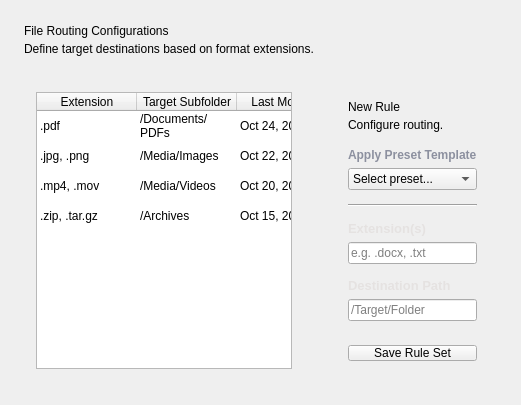
          <widget class="QWidget" name="rules_view">
           <layout class="QVBoxLayout" name="verticalLayout_rules_page">
            <property name="spacing">
             <number>24</number>
            </property>
            <property name="leftMargin">
             <number>24</number>
            </property>
            <property name="topMargin">
             <number>24</number>
            </property>
            <property name="rightMargin">
             <number>24</number>
            </property>
            <property name="bottomMargin">
             <number>24</number>
            </property>
            <item>
             <layout class="QVBoxLayout" name="header_rules">
              <property name="spacing">
               <number>4</number>
              </property>
              <item>
               <widget class="QLabel" name="lbl_rules_page_title">
                <property name="text">
                 <string>File Routing Configurations</string>
                </property>
               </widget>
              </item>
              <item>
               <widget class="QLabel" name="lbl_rules_page_sub">
                <property name="text">
                 <string>Define target destinations based on format extensions.</string>
                </property>
               </widget>
              </item>
             </layout>
            </item>
            <item>
             <layout class="QHBoxLayout" name="horizontalLayout_rules_grid" stretch="7,4">
              <property name="spacing">
               <number>24</number>
              </property>
              <item>
               <widget class="QFrame" name="card_rules_table">
                <layout class="QVBoxLayout" name="verticalLayout_rules_full_table">
                 <property name="spacing">
                  <number>0</number>
                 </property>
                 <property name="leftMargin">
                  <number>12</number>
                 </property>
                 <property name="topMargin">
                  <number>12</number>
                 </property>
                 <property name="rightMargin">
                  <number>12</number>
                 </property>
                 <property name="bottomMargin">
                  <number>12</number>
                 </property>
                 <item>
                  <widget class="QTableWidget" name="table_rules_full">
                   <property name="verticalScrollBarPolicy">
                    <enum>Qt::ScrollBarAsNeeded</enum>
                   </property>
                   <property name="horizontalScrollBarPolicy">
                    <enum>Qt::ScrollBarAlwaysOff</enum>
                   </property>
                   <property name="alternatingRowColors">
                    <bool>false</bool>
                   </property>
                   <property name="selectionBehavior">
                    <enum>QAbstractItemView::SelectRows</enum>
                   </property>
                   <property name="showGrid">
                    <bool>false</bool>
                   </property>
                   <property name="rowCount">
                    <number>4</number>
                   </property>
                   <property name="columnCount">
                    <number>4</number>
                   </property>
                   <attribute name="horizontalHeaderStretchLastSection">
                    <bool>true</bool>
                   </attribute>
                   <attribute name="verticalHeaderVisible">
                    <bool>false</bool>
                   </attribute>
                   <row/>
                   <row/>
                   <row/>
                   <row/>
                   <column>
                    <property name="text">
                     <string>Extension</string>
                    </property>
                   </column>
                   <column>
                    <property name="text">
                     <string>Target Subfolder</string>
                    </property>
                   </column>
                   <column>
                    <property name="text">
                     <string>Last Modified</string>
                    </property>
                   </column>
                   <column>
                    <property name="text">
                     <string>Actions</string>
                    </property>
                   </column>
                   <item row="0" column="0">
                    <property name="text">
                     <string>.pdf</string>
                    </property>
                   </item>
                   <item row="0" column="1">
                    <property name="text">
                     <string>/Documents/PDFs</string>
                    </property>
                   </item>
                   <item row="0" column="2">
                    <property name="text">
                     <string>Oct 24, 2023</string>
                    </property>
                   </item>
                   <item row="0" column="3">
                    <property name="text">
                     <string>✎ Edit</string>
                    </property>
                    <property name="textAlignment">
                     <set>AlignTrailing|AlignVCenter</set>
                    </property>
                   </item>
                   <item row="1" column="0">
                    <property name="text">
                     <string>.jpg, .png</string>
                    </property>
                   </item>
                   <item row="1" column="1">
                    <property name="text">
                     <string>/Media/Images</string>
                    </property>
                   </item>
                   <item row="1" column="2">
                    <property name="text">
                     <string>Oct 22, 2023</string>
                    </property>
                   </item>
                   <item row="1" column="3">
                    <property name="text">
                     <string>✎ Edit</string>
                    </property>
                    <property name="textAlignment">
                     <set>AlignTrailing|AlignVCenter</set>
                    </property>
                   </item>
                   <item row="2" column="0">
                    <property name="text">
                     <string>.mp4, .mov</string>
                    </property>
                   </item>
                   <item row="2" column="1">
                    <property name="text">
                     <string>/Media/Videos</string>
                    </property>
                   </item>
                   <item row="2" column="2">
                    <property name="text">
                     <string>Oct 20, 2023</string>
                    </property>
                   </item>
                   <item row="2" column="3">
                    <property name="text">
                     <string>✎ Edit</string>
                    </property>
                    <property name="textAlignment">
                     <set>AlignTrailing|AlignVCenter</set>
                    </property>
                   </item>
                   <item row="3" column="0">
                    <property name="text">
                     <string>.zip, .tar.gz</string>
                    </property>
                   </item>
                   <item row="3" column="1">
                    <property name="text">
                     <string>/Archives</string>
                    </property>
                   </item>
                   <item row="3" column="2">
                    <property name="text">
                     <string>Oct 15, 2023</string>
                    </property>
                   </item>
                   <item row="3" column="3">
                    <property name="text">
                     <string>✎ Edit</string>
                    </property>
                    <property name="textAlignment">
                     <set>AlignTrailing|AlignVCenter</set>
                    </property>
                   </item>
                  </widget>
                 </item>
                </layout>
               </widget>
              </item>
              <item>
               <layout class="QVBoxLayout" name="verticalLayout_sticky_container">
                <item>
                 <widget class="QFrame" name="card_new_rule">
                  <property name="maximumSize">
                   <size>
                    <width>260</width>
                    <height>16777215</height>
                   </size>
                  </property>
                  <layout class="QVBoxLayout" name="verticalLayout_new_rule">
                   <property name="spacing">
                    <number>16</number>
                   </property>
                   <property name="leftMargin">
                    <number>20</number>
                   </property>
                   <property name="topMargin">
                    <number>20</number>
                   </property>
                   <property name="rightMargin">
                    <number>20</number>
                   </property>
                   <property name="bottomMargin">
                    <number>20</number>
                   </property>
                   <item>
                    <layout class="QVBoxLayout" name="header_new_rule">
                     <property name="spacing">
                      <number>4</number>
                     </property>
                     <item>
                      <widget class="QLabel" name="lbl_new_rule_title">
                       <property name="text">
                        <string>New Rule</string>
                       </property>
                      </widget>
                     </item>
                     <item>
                      <widget class="QLabel" name="lbl_new_rule_sub">
                       <property name="text">
                        <string>Configure routing.</string>
                       </property>
                      </widget>
                     </item>
                    </layout>
                   </item>
                   <item>
                    <layout class="QVBoxLayout" name="inputs_new_rule">
                     <property name="spacing">
                      <number>14</number>
                     </property>
                     <item>
                      <layout class="QVBoxLayout" name="vbox_preset">
                       <property name="spacing">
                        <number>6</number>
                       </property>
                       <item>
                        <widget class="QLabel" name="lbl_preset">
                         <property name="styleSheet">
                          <string>font-size: 12px; color: #8c909f; font-weight: bold;</string>
                         </property>
                         <property name="text">
                          <string>Apply Preset Template</string>
                         </property>
                        </widget>
                       </item>
                       <item>
                        <widget class="QComboBox" name="combo_preset">
                         <item>
                          <property name="text">
                           <string>Select preset...</string>
                          </property>
                         </item>
                         <item>
                          <property name="text">
                           <string>Media</string>
                          </property>
                         </item>
                         <item>
                          <property name="text">
                           <string>Code</string>
                          </property>
                         </item>
                         <item>
                          <property name="text">
                           <string>Documents</string>
                          </property>
                         </item>
                        </widget>
                       </item>
                      </layout>
                     </item>
                     <item>
                      <widget class="Line" name="line_rule_sep">
                       <property name="styleSheet">
                        <string>color: #2a2a2a;</string>
                       </property>
                       <property name="orientation">
                        <enum>Qt::Horizontal</enum>
                       </property>
                      </widget>
                     </item>
                     <item>
                      <layout class="QVBoxLayout" name="vbox_ext">
                       <property name="spacing">
                        <number>6</number>
                       </property>
                       <item>
                        <widget class="QLabel" name="lbl_ext">
                         <property name="styleSheet">
                          <string>font-size: 13px; color: #e5e2e1; font-weight: 600;</string>
                         </property>
                         <property name="text">
                          <string>Extension(s)</string>
                         </property>
                        </widget>
                       </item>
                       <item>
                        <widget class="QLineEdit" name="txt_rule_ext">
                         <property name="placeholderText">
                          <string>e.g. .docx, .txt</string>
                         </property>
                        </widget>
                       </item>
                      </layout>
                     </item>
                     <item>
                      <layout class="QVBoxLayout" name="vbox_dest">
                       <property name="spacing">
                        <number>6</number>
                       </property>
                       <item>
                        <widget class="QLabel" name="lbl_dest">
                         <property name="styleSheet">
                          <string>font-size: 13px; color: #e5e2e1; font-weight: 600;</string>
                         </property>
                         <property name="text">
                          <string>Destination Path</string>
                         </property>
                        </widget>
                       </item>
                       <item>
                        <widget class="QLineEdit" name="txt_rule_dest">
                         <property name="placeholderText">
                          <string>/Target/Folder</string>
                         </property>
                        </widget>
                       </item>
                      </layout>
                     </item>
                    </layout>
                   </item>
                   <item>
                    <widget class="QPushButton" name="btn_save_rule">
                     <property name="cursor">
                      <cursorShape>PointingHandCursor</cursorShape>
                     </property>
                     <property name="styleSheet">
                      <string>margin-top: 8px;</string>
                     </property>
                     <property name="text">
                      <string>Save Rule Set</string>
                     </property>
                    </widget>
                   </item>
                  </layout>
                 </widget>
                </item>
                <item>
                 <spacer name="verticalSpacer_sticky">
                  <property name="orientation">
                   <enum>Qt::Vertical</enum>
                  </property>
                  <property name="sizeHint" stdset="0">
                   <size>
                    <width>0</width>
                    <height>0</height>
                   </size>
                  </property>
                 </spacer>
                </item>
               </layout>
              </item>
             </layout>
            </item>
           </layout>
          </widget>
